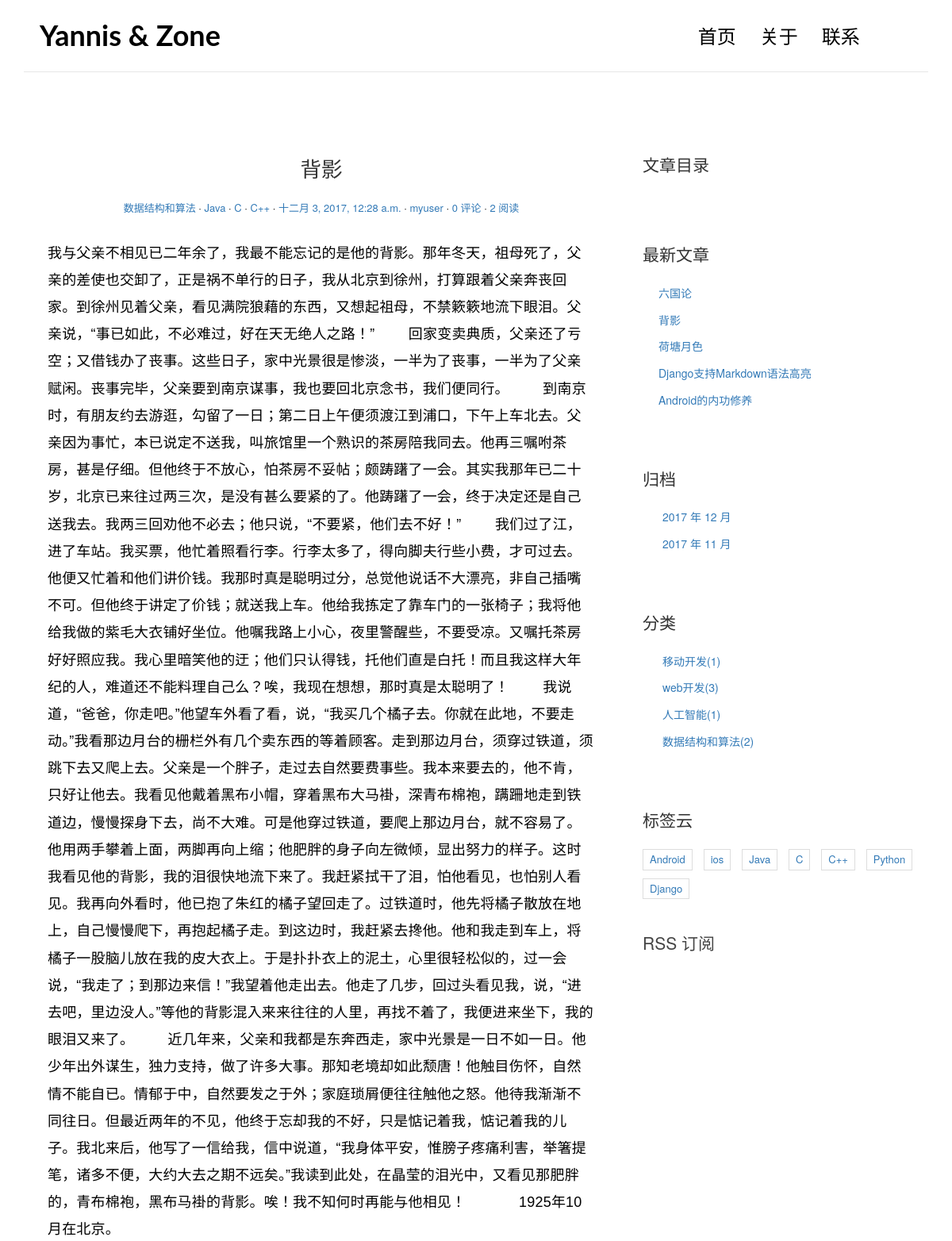
The app's page /post/8/ (upper part), older data.
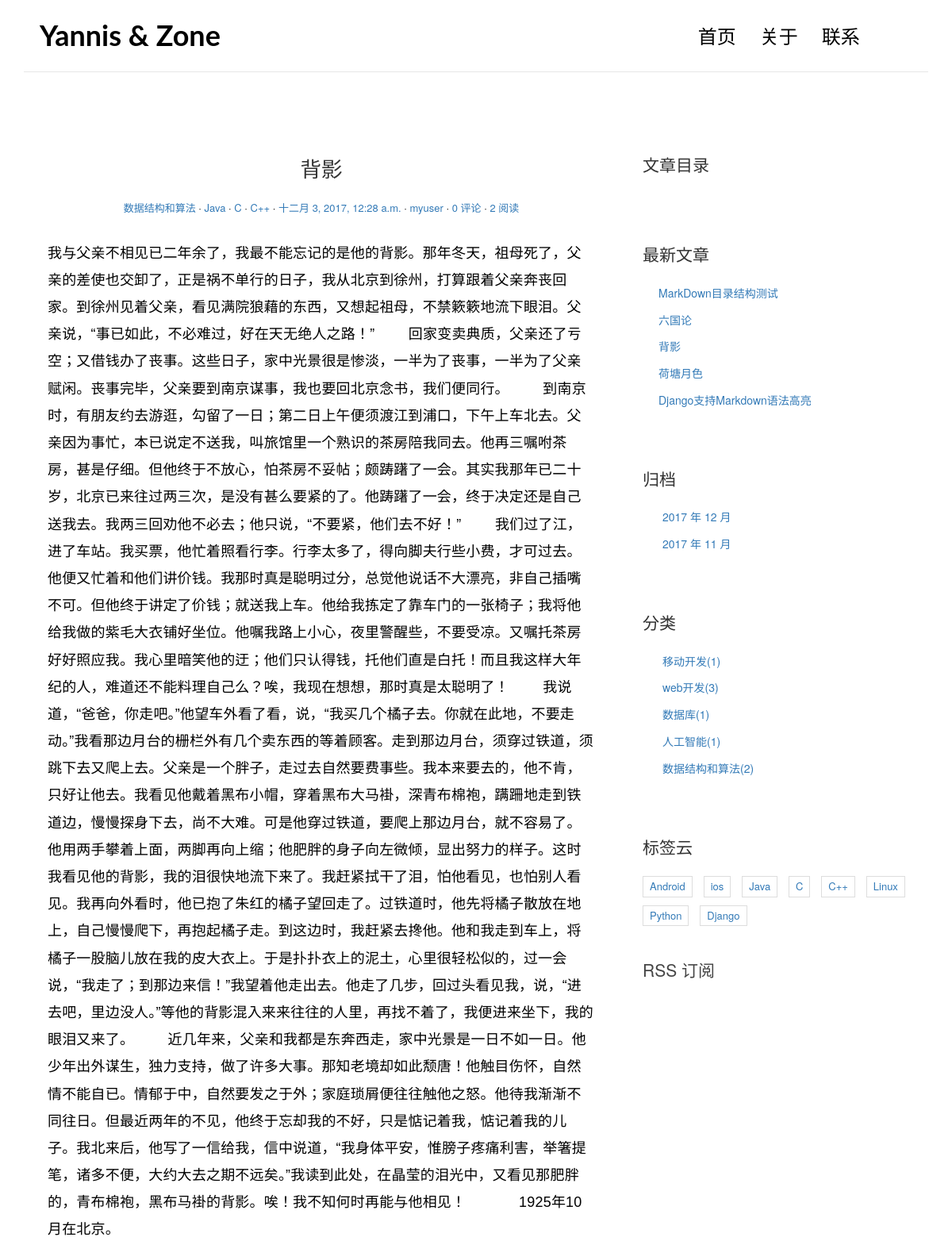
The same page, newer data.
### blog/models.py (models this page shows, shortened)
class Tag(models.Model):
	name = models.CharField(max_length = 100)

class Post(models.Model):
	title = models.CharField(max_length = 100)
	body = models.TextField()
	create_time = models.DateTimeField()
	modified_time = models.DateTimeField()
	excerpt = models.CharField(max_length=200, blank = True)
	category = models.ForeignKey(Category)
	tags = models.ManyToManyField(Tag,blank = True)
	author = models.ForeignKey(User)
	views  = models.PositiveIntegerField(default=0)
	def get_absolute_url(self):
		return reverse('blog:detail',kwargs={'pk':self.pk})
	def increase_views(self):
		self.views += 1
		self.save(update_fields=['views'])
	def save(self, *args, **kwargs):
		if not self.excerpt:
			md = markdown.Markdown(extensions=[
				'markdown.extensions.extra',
				'markdown.extensions.codehilite',
				])
			self.excerpt = strip_tags(md.convert(self.body))[:120]
		super(Post,self).save(*args,**kwargs)
	class Meta:
		ordering = ['-create_time']

class Category(models.Model):
	name = models.CharField(max_length = 100)

### blog/views.py (the view)
# urls.py: url(r'^post/(?P<pk>[0-9]+)/$',views.PostDetailView.as_view(),name='detail'),
class PostDetailView(DetailView):
	model = Post
	template_name = 'blog/detail.html'
	context_object_name = 'post'
	def get(self,request,*args,**kwargs):
		response = super(PostDetailView,self).get(request,*args,**kwargs)
		self.object.increase_views();
		return response;
	def get_object(self,queryset=None):
		post = super(PostDetailView,self).get_object(queryset=None)
		md = markdown.Markdown(extensions=[
                                              'markdown.extensions.extra',
                                              'markdown.extensions.codehilite',
											  TocExtension(slugify = slugify)
                                ])
		post.body = md.convert(post.body)
		post.toc = md.toc
		return post
	def get_context_data(self,**kwargs):
		context = super(PostDetailView,self).get_context_data(**kwargs)
		form = CommentForm()
		comment_list = self.object.comment_set.all();
		context.update({
			'form':form,
			'comment_list':comment_list
			})
		return context

### blog/templatetags/blog_tags.py (called while the page is built)
@register.simple_tag
def get_recent_posts(num=5):
    return Post.objects.all().order_by('-create_time')[:num]

@register.simple_tag
def archives():
    return Post.objects.dates('create_time','month',order='DESC')

@register.simple_tag
def get_categories():
    return Category.objects.annotate(num_posts=Count('post')).filter(num_posts__gt=0)

@register.simple_tag
def get_tags():
    return Tag.objects.annotate(num_posts = Count('post')).filter(num_posts__gt=0)

### templates/blog/detail.html (shortened to what this page needs)
{% extends 'base.html' %}
{% block main %}
                <article class="post post-{{ post.pk }}">
                    <header class="entry-header">
                        <h1 class="entry-title">{{ post.title }}</h1>
                        <div class="entry-meta">
                            <span class="post-category"><a href="{% url 'blog:category' post.category.pk %}">{{ post.category.name }}</a></span>
                             {% for tag in post.tags.all %}
                            <span class="post-tag"><a href="{% url 'blog:tag' tag.pk %}">{{ tag.name }}</a></span>
                            {% endfor %}
                            <span class="post-date"><a href="#"><time class="entry-date"
                                                                      datetime="{{ post.create_time }}">{{ post.create_time }}</time></a></span>
                            <span class="post-author"><a href="#">{{ post.author }}</a></span>
                            <span class="comments-link"><a href="#comment-area">{{ post.comment_set.count }} 评论</a></span>
                            <span class="views-count"><a href="#">{{ post.views }} 阅读</a></span>
                        </div>
                    </header>
					<div class="entry-content clearfix">
					{{ post.body|safe }}
					</div>
                </article>
	{% endblock main %}
	{% block toc %}
    <div class="widget widget-content">
        <h3 class="widget-title">文章目录</h3>
    </div>
     {% endblock toc %}

### templates/base.html (shortened to what this page needs)
{% load staticfiles %}
{% load blog_tags %}
<!DOCTYPE html>
<html>
<head>
    <link rel="stylesheet" href="http://code.ionicframework.com/ionicons/2.0.1/css/ionicons.min.css">
	<link rel="stylesheet" href="{% static 'blog/css/pace.css' %}">
    <link rel="stylesheet" href="{% static 'blog/css/custom.css' %}">
	<link rel="stylesheet" href="{% static 'blog/css/highlights/github.css' %}">
	<link href="https://cdn.bootcss.com/bootstrap/3.3.7/css/bootstrap.min.css" rel="stylesheet">
</head>
<body>
<div class="container">
    <header id="site-header">
        <div class="row">
            <div class="col-md-4 col-sm-5 col-xs-8">
                <div class="logo">
                    <h1><a href="{% url 'blog:index' %}"><b>Yannis &amp; Zone</b></a></h1>
                </div>
            </div>
            <div class="col-md-8 col-sm-7 col-xs-4">
                <nav class="main-nav" role="navigation">
                    <div class="collapse navbar-collapse" id="bs-example-navbar-collapse-1">
                        <ul class="nav navbar-nav navbar-right">
                            <li class="cl-effect-11"><a href="{% url 'blog:index' %}" data-hover="首页">首页</a></li>
                            <li class="cl-effect-11"><a href="{% url 'blog:about' %}" data-hover="关于">关于</a></li>
                            <li class="cl-effect-11"><a href="{% url 'blog:contact' %}" data-hover="联系">联系</a></li>
                        </ul>
                    </div>
                </nav>
            </div>
        </div>
    </header>
</div>
<div class="content-body">
    <div class="container">
        <div class="row">
			<main class="col-md-8">
				{% block main %}
				{% endblock main %}
			</main>
            <aside class="col-md-4">
				{% block toc %}
				{% endblock toc %}
                <div class="widget widget-recent-posts">
                    <h3 class="widget-title">最新文章</h3>
					{% get_recent_posts as recent_post_list %}
                    <ul>
					{% for post in recent_post_list %}
                        <li>
                            <a href="{{ post.get_absolute_url }}">{{ post.title }}</a>
                        </li>
                    {% empty %}
					 暂无文章
					{% endfor %}
                    </ul>
                </div>
                <div class="widget widget-archives">
                    <h3 class="widget-title">归档</h3>
					{% archives as date_list %}
                    <ul>
					{% for date in date_list %}
                        <li>
                            <a href="{% url 'blog:archives' date.year date.month %}">{{ date.year }} 年 {{ date.month }} 月</a>
                        </li>
					{% empty %}
					暂无归档
					{% endfor %}
                    </ul>
                </div>
                <div class="widget widget-category">
                    <h3 class="widget-title">分类</h3>
					{% get_categories as category_list %}
                    <ul>
					{% for category in category_list %}
                        <li>
                            <a href="{% url 'blog:category' category.pk %}">{{ category.name }}<span class="post-count">({{ category.num_posts }})</span></a>
                        </li>
                    {% empty %}
					暂无分类
					{% endfor %}
                    </ul>
                </div>
                <div class="widget widget-tag-cloud">
                    <h3 class="widget-title">标签云</h3>
                    {% get_tags as tag_list %}
                    <ul>
                    {% for tag in tag_list %}
                <li>
                    <a href="{% url 'blog:tag' tag.pk %}">{{ tag.name }}</a>
                </li>
                    {% empty %}
                    暂无标签
                    {% endfor %}
                    </ul>
                </div>
                <div class="rss">
                    <a href="{% url 'blog:rss' %}"> RSS 订阅</a>
                </div>
            </aside>
        </div>
    </div>
</div>
</body>
</html>

Row changes from the older to the newer data that the page shows:
no longer on this page (row unchanged): Post: title "Android的内功修养"
added Post: title "MarkDown目录结构测试"
now on this page (row unchanged): Category: name "数据库", num_posts "1"
now on this page (row unchanged): Tag: name "Linux", shown under "标签云"
